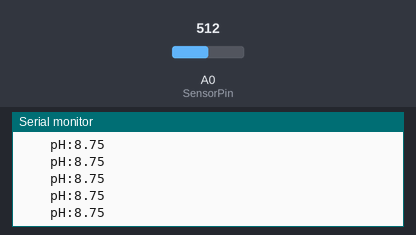
Bench run of a sketch on a simulated Arduino MKR. On the bench: the last lines printed to the serial monitor. The test bench sets the inputs (shaded band); at power-on: A0 (SensorPin) = 512. WiFi joins after 1.5 s; servers stay silent unless stated; no MQTT or app messages arrive unless stated; not simulated (calls return 0 or success): arduino_secrets.h.

Above: at 2.7 s.
2.8 s: A0 (SensorPin) set to 716
At 2.88 s:
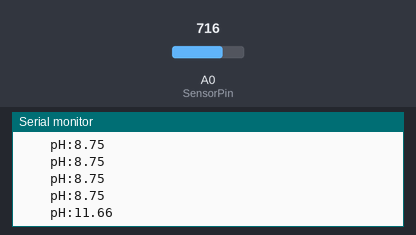
4.3 s: A0 (SensorPin) set to 900
At 4.4 s:
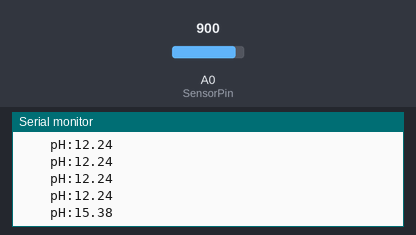
Timing chart, 0 to 7.3 s (numbered marks = the images above; inputs shaded):
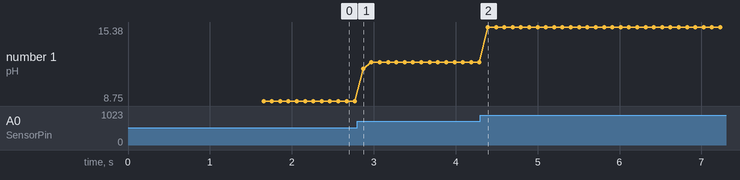

The sketch:

ph.ino
```cpp
#define SensorPin A0          // the pH meter Analog output is connected with the Arduino’s Analog
#include <ArduinoMqttClient.h>
#if defined(ARDUINO_SAMD_MKRWIFI1010) || defined(ARDUINO_SAMD_NANO_33_IOT) || defined(ARDUINO_AVR_UNO_WIFI_REV2)
  #include <WiFiNINA.h>
#elif defined(ARDUINO_SAMD_MKR1000)
  #include <WiFi101.h>
#elif defined(ARDUINO_ESP8266_ESP12)
  #include <ESP8266WiFi.h>
#endif

#include "arduino_secrets.h"
///////please enter your sensitive data in the Secret tab/arduino_secrets.h
char ssid[] = SECRET_SSID;        // your network SSID (name)
char pass[] = SECRET_PASS;    // your network password (use for WPA, or use as key for WEP)

// To connect with SSL/TLS:
// 1) Change WiFiClient to WiFiSSLClient.
// 2) Change port value from 1883 to 8883.
// 3) Change broker value to a server with a known SSL/TLS root certificate
//    flashed in the WiFi module.

WiFiClient wifiClient;
MqttClient mqttClient(wifiClient);

const char broker[] = "serv.ovh.dfo.ninja";
int        port     = 1883;
const char topic[]  = "pfc/ph";

const long interval = 1000;
unsigned long previousMillis = 0;

int count = 0;
unsigned long int avgValue;  //Store the average value of the sensor feedback
float b;
int buf[10],temp;

void setup(){
//Initialize serial and wait for port to open:
  Serial.begin(9600);
  while (!Serial) {
    ; // wait for serial port to connect. Needed for native USB port only
  }

  // attempt to connect to Wifi network:
  Serial.print("Attempting to connect to WPA SSID: ");
  Serial.println(ssid);
  while (WiFi.begin(ssid, pass) != WL_CONNECTED) {
    // failed, retry
    Serial.print(".");
    delay(5000);
  }

  Serial.println("You're connected to the network");
  Serial.println();

  Serial.print("Attempting to connect to the MQTT broker: ");
  Serial.println(broker);

  if (!mqttClient.connect(broker, port)) {
    Serial.print("MQTT connection failed! Error code = ");
    Serial.println(mqttClient.connectError());

    while (1);
  }

  Serial.println("You're connected to the MQTT broker!");
  Serial.println();

}

void loop()
{
  for(int i=0;i<10;i++)       //Get 10 sample value from the sensor for smooth the value
  {
    buf[i]=analogRead(SensorPin);
    delay(10);
  }
  for(int i=0;i<9;i++)        //sort the analog from small to large
  {
    for(int j=i+1;j<10;j++)
    {
      if(buf[i]>buf[j])
      {
        temp=buf[i];
        buf[i]=buf[j];
        buf[j]=temp;
      }
    }
  }
  avgValue=0;
  for(int i=2;i<8;i++)                      //take the average value of 6 center sample
    avgValue+=buf[i];
  float phValue=(float)avgValue*5.0/1024/6; //convert the analog into millivolt
  phValue=3.5*phValue;                      //convert the millivolt into pH value
  Serial.print("    pH:");
  Serial.print(phValue,2);
  Serial.println(" ");

   mqttClient.poll();

  // avoid having delays in loop, we'll use the strategy from BlinkWithoutDelay
  // see: File -> Examples -> 02.Digital -> BlinkWithoutDelay for more info
  unsigned long currentMillis = millis();

  if (currentMillis - previousMillis >= interval) {
    // save the last time a message was sent
    previousMillis = currentMillis;

  //  float h = dht.readHumidity();
  // Read temperature as Celsius (the default)
  //float t = dht.readTemperature();

  /*Serial.print("Humidity: ");
  Serial.print(h);
  Serial.print(" %\t");
  Serial.print("Temperature: ");
  Serial.print(t);
  Serial.println("");
  */

    /*Serial.print("Sending message to topic: ");
    Serial.println(topic);
    Serial.print("hello ");
    Serial.println(count);
    */

    // send message, the Print interface can be used to set the message contents
    mqttClient.beginMessage(topic);
    mqttClient.print(phValue);
    //mqttClient.print(count);
    mqttClient.endMessage();

    Serial.println();

    count++;
  }
  //digitalWrite(13, HIGH);
  //delay(800);
  //digitalWrite(13, LOW);

}
```

Measured:
- after the input at 2.8 s, the serial monitor: prints a new line after 0.07 s (image 1)
- after the input at 4.3 s, the serial monitor: prints a new line after 0.09 s (image 2)
- plotted number 1: 8.75 → 12.24 after the input at 2.8 s, 12.24 → 15.38 after the input at 4.3 s
